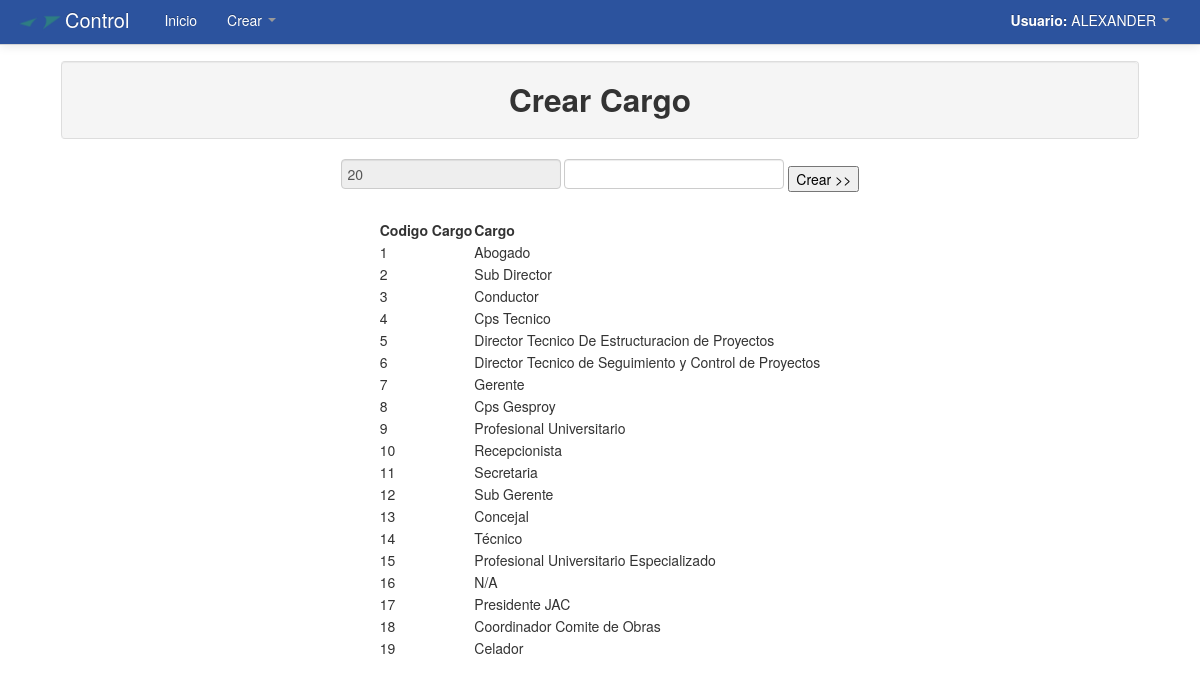
/Modulos/Crear/cargo.php (signed in), run on the app's committed database.
### tables this page shows
CREATE TABLE `cargos` (
  `cod_cargo` int(11) NOT NULL AUTO_INCREMENT,
  `cargo` varchar(100) NOT NULL,
  PRIMARY KEY (`cod_cargo`)
);

### Modulos/Crear/cargo.php (the view, shortened to what this page needs)
<!DOCTYPE html>
<html lang="es">
  <head>
    <link href="../../css/bootstrap.css" rel="stylesheet">
    <link href="../../css/bootstrap-responsive.css" rel="stylesheet">
  </head>
  <body>
    <?php include_once "../../menu/m_crear.php"; ?>
	<div align="center">
    	<table width="90%">
          <tr>
            <td>
            	<table class="table table-bordered">
                  <tr class="well">
                    <td>
                    	<h2 align="center">Crear Cargo</h2>
                    </td>
                  </tr>
                </table>
                <div align="center">
		    <form method="POST" action="cargo2.php">
			<?php
				$consultaCod_cargo=mysql_query("SELECT MAX(cod_cargo) AS ultimoCargo FROM cargos");
					while($filacargo=mysql_fetch_array($consultaCod_cargo)){
						$nuevoCod_cargo=$filacargo['ultimoCargo']+1;
						echo '<input type="text" name="cod_cargo" readonly value="'.$nuevoCod_cargo.'">';
					}
			?>
			<input type="text" name="cargo">
			<input type="submit" value="Crear >>">
		    </form>
			<table>
			<td><strong>Codigo Cargo </strong></td>
			<td><strong>Cargo </strong></td>
			<?php
				$consultacargo=mysql_query("SELECT * FROM cargos");
					while($filacargo=mysql_fetch_array($consultacargo)){
					echo "<tr>";
						echo '<td>'.$filacargo['cod_cargo'].'</td>';
						echo '<td>'.$filacargo['cargo'].'</td>';
					echo "</tr>";
					}
			echo "</table>";
			?>
		</table>
    </div>
  </body>
</html>

### Modulos/Crear/cargo.php (style rules this page uses)
body { padding-top: 60px; padding-bottom: 40px; }

### data on the page
cargos: cod_cargo "1", cargo "Abogado"
cargos: cod_cargo "2", cargo "Sub Director"
cargos: cod_cargo "3", cargo "Conductor"
cargos: cod_cargo "4", cargo "Cps Tecnico"
cargos: cod_cargo "5", cargo "Director Tecnico De Estructuracion de Proyectos"
cargos: cod_cargo "6", cargo "Director Tecnico de Seguimiento y Control de Proyectos"
cargos: cod_cargo "7", cargo "Gerente"
cargos: cod_cargo "8", cargo "Cps Gesproy"
cargos: cod_cargo "9", cargo "Profesional Universitario"
cargos: cod_cargo "10", cargo "Recepcionista"
cargos: cod_cargo "11", cargo "Secretaria"
cargos: cod_cargo "12", cargo "Sub Gerente"
cargos: cod_cargo "13", cargo "Concejal"
cargos: cod_cargo "14", cargo "Técnico"
cargos: cod_cargo "15", cargo "Profesional Universitario Especializado"
cargos: cod_cargo "16", cargo "N/A"
cargos: cod_cargo "17", cargo "Presidente JAC"
cargos: cod_cargo "18", cargo "Coordinador Comite de Obras"
cargos: cod_cargo "19", cargo "Celador"

### other printed values
$_SESSION['user_name'] "ALEXANDER"
